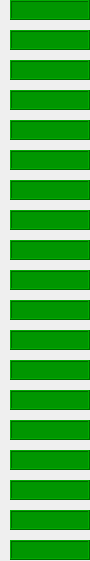
   <widget class="QWidget" name="widget_3" native="true">
    <property name="geometry">
     <rect>
      <x>170</x>
      <y>10</y>
      <width>90</width>
      <height>561</height>
     </rect>
    </property>
    <property name="styleSheet">
     <string notr="true">color: rgb(0, 0, 0);</string>
    </property>
    <widget class="CALabel" name="caLabel_20">
     <property name="geometry">
      <rect>
       <x>10</x>
       <y>0</y>
       <width>80</width>
       <height>20</height>
      </rect>
     </property>
     <property name="font">
      <font>
       <family>Abyssinica SIL</family>
       <pointsize>9</pointsize>
       <weight>50</weight>
       <italic>false</italic>
       <bold>false</bold>
       <underline>false</underline>
      </font>
     </property>
     <property name="styleSheet">
      <string notr="true">QWidget { background-color: #009600; }</string>
     </property>
     <property name="frameShape">
      <enum>QFrame::Box</enum>
     </property>
     <property name="frameShadow">
      <enum>QFrame::Raised</enum>
     </property>
     <property name="alignment">
      <set>Qt::AlignRight|Qt::AlignTrailing|Qt::AlignVCenter</set>
     </property>
     <property name="indent">
      <number>10</number>
     </property>
     <property name="pvname">
      <string>QDS:TFB_RTB_000A:N20:AI03:V_CAL</string>
     </property>
     <property name="dmode" stdset="0">
      <enum>CALabel::Double</enum>
     </property>
     <property name="cmode" stdset="0">
      <enum>CALabel::Alarm</enum>
     </property>
    </widget>
    <widget class="CALabel" name="caLabel_21">
     <property name="geometry">
      <rect>
       <x>10</x>
       <y>30</y>
       <width>80</width>
       <height>20</height>
      </rect>
     </property>
     <property name="font">
      <font>
       <family>Abyssinica SIL</family>
       <pointsize>9</pointsize>
       <weight>50</weight>
       <italic>false</italic>
       <bold>false</bold>
       <underline>false</underline>
      </font>
     </property>
     <property name="styleSheet">
      <string notr="true">QWidget { background-color: #009600; }</string>
     </property>
     <property name="frameShape">
      <enum>QFrame::Box</enum>
     </property>
     <property name="frameShadow">
      <enum>QFrame::Raised</enum>
     </property>
     <property name="alignment">
      <set>Qt::AlignRight|Qt::AlignTrailing|Qt::AlignVCenter</set>
     </property>
     <property name="indent">
      <number>10</number>
     </property>
     <property name="pvname">
      <string>QDS:TFB_BUS_000B:N21:AI03:V_CAL</string>
     </property>
     <property name="dmode" stdset="0">
      <enum>CALabel::Double</enum>
     </property>
     <property name="cmode" stdset="0">
      <enum>CALabel::Alarm</enum>
     </property>
    </widget>
    <widget class="CALabel" name="caLabel_22">
     <property name="geometry">
      <rect>
       <x>10</x>
       <y>90</y>
       <width>80</width>
       <height>20</height>
      </rect>
     </property>
     <property name="font">
      <font>
       <family>Abyssinica SIL</family>
       <pointsize>9</pointsize>
       <weight>50</weight>
       <italic>false</italic>
       <bold>false</bold>
       <underline>false</underline>
      </font>
     </property>
     <property name="styleSheet">
      <string notr="true">QWidget { background-color: #009600; }</string>
     </property>
     <property name="frameShape">
      <enum>QFrame::Box</enum>
     </property>
     <property name="frameShadow">
      <enum>QFrame::Raised</enum>
     </property>
     <property name="alignment">
      <set>Qt::AlignRight|Qt::AlignTrailing|Qt::AlignVCenter</set>
     </property>
     <property name="indent">
      <number>10</number>
     </property>
     <property name="pvname">
      <string>QDS:TFC_0102_00A:N23:AI03:V_MID</string>
     </property>
     <property name="dmode" stdset="0">
      <enum>CALabel::Double</enum>
     </property>
     <property name="cmode" stdset="0">
      <enum>CALabel::Alarm</enum>
     </property>
    </widget>
    <widget class="CALabel" name="caLabel_23">
     <property name="geometry">
      <rect>
       <x>10</x>
       <y>60</y>
       <width>80</width>
       <height>20</height>
      </rect>
     </property>
     <property name="font">
      <font>
       <family>Abyssinica SIL</family>
       <pointsize>9</pointsize>
       <weight>50</weight>
       <italic>false</italic>
       <bold>false</bold>
       <underline>false</underline>
      </font>
     </property>
     <property name="styleSheet">
      <string notr="true">QWidget { background-color: #009600; }</string>
     </property>
     <property name="frameShape">
      <enum>QFrame::Box</enum>
     </property>
     <property name="frameShadow">
      <enum>QFrame::Raised</enum>
     </property>
     <property name="alignment">
      <set>Qt::AlignRight|Qt::AlignTrailing|Qt::AlignVCenter</set>
     </property>
     <property name="indent">
      <number>10</number>
     </property>
     <property name="pvname">
      <string>QDS:TFB_RTB_000B:N22:AI03:V_CAL</string>
     </property>
     <property name="dmode" stdset="0">
      <enum>CALabel::Double</enum>
     </property>
     <property name="cmode" stdset="0">
      <enum>CALabel::Alarm</enum>
     </property>
    </widget>
    <widget class="CALabel" name="caLabel_24">
     <property name="geometry">
      <rect>
       <x>10</x>
       <y>150</y>
       <width>80</width>
       <height>20</height>
      </rect>
     </property>
     <property name="font">
      <font>
       <family>Abyssinica SIL</family>
       <pointsize>9</pointsize>
       <weight>50</weight>
       <italic>false</italic>
       <bold>false</bold>
       <underline>false</underline>
      </font>
     </property>
     <property name="styleSheet">
      <string notr="true">QWidget { background-color: #009600; }</string>
     </property>
     <property name="frameShape">
      <enum>QFrame::Box</enum>
     </property>
     <property name="frameShadow">
      <enum>QFrame::Raised</enum>
     </property>
     <property name="alignment">
      <set>Qt::AlignRight|Qt::AlignTrailing|Qt::AlignVCenter</set>
     </property>
     <property name="indent">
      <number>10</number>
     </property>
     <property name="pvname">
      <string>QDS:TFC_0506_00A:N25:AI03:V_MID</string>
     </property>
     <property name="dmode" stdset="0">
      <enum>CALabel::Double</enum>
     </property>
     <property name="cmode" stdset="0">
      <enum>CALabel::Alarm</enum>
     </property>
    </widget>
    <widget class="CALabel" name="caLabel_25">
     <property name="geometry">
      <rect>
       <x>10</x>
       <y>120</y>
       <width>80</width>
       <height>20</height>
      </rect>
     </property>
     <property name="font">
      <font>
       <family>Abyssinica SIL</family>
       <pointsize>9</pointsize>
       <weight>50</weight>
       <italic>false</italic>
       <bold>false</bold>
       <underline>false</underline>
      </font>
     </property>
     <property name="styleSheet">
      <string notr="true">QWidget { background-color: #009600; }</string>
     </property>
     <property name="frameShape">
      <enum>QFrame::Box</enum>
     </property>
     <property name="frameShadow">
      <enum>QFrame::Raised</enum>
     </property>
     <property name="alignment">
      <set>Qt::AlignRight|Qt::AlignTrailing|Qt::AlignVCenter</set>
     </property>
     <property name="indent">
      <number>10</number>
     </property>
     <property name="pvname">
      <string>QDS:TFC_0304_00A:N24:AI03:V_MID</string>
     </property>
     <property name="dmode" stdset="0">
      <enum>CALabel::Double</enum>
     </property>
     <property name="cmode" stdset="0">
      <enum>CALabel::Alarm</enum>
     </property>
    </widget>
    <widget class="CALabel" name="caLabel_26">
     <property name="geometry">
      <rect>
       <x>10</x>
       <y>210</y>
       <width>80</width>
       <height>20</height>
      </rect>
     </property>
     <property name="font">
      <font>
       <family>Abyssinica SIL</family>
       <pointsize>9</pointsize>
       <weight>50</weight>
       <italic>false</italic>
       <bold>false</bold>
       <underline>false</underline>
      </font>
     </property>
     <property name="styleSheet">
      <string notr="true">QWidget { background-color: #009600; }</string>
     </property>
     <property name="frameShape">
      <enum>QFrame::Box</enum>
     </property>
     <property name="frameShadow">
      <enum>QFrame::Raised</enum>
     </property>
     <property name="alignment">
      <set>Qt::AlignRight|Qt::AlignTrailing|Qt::AlignVCenter</set>
     </property>
     <property name="indent">
      <number>10</number>
     </property>
     <property name="pvname">
      <string>QDS:TFC_0910_00A:N27:AI03:V_MID</string>
     </property>
     <property name="dmode" stdset="0">
      <enum>CALabel::Double</enum>
     </property>
     <property name="cmode" stdset="0">
      <enum>CALabel::Alarm</enum>
     </property>
    </widget>
    <widget class="CALabel" name="caLabel_27">
     <property name="geometry">
      <rect>
       <x>10</x>
       <y>180</y>
       <width>80</width>
       <height>20</height>
      </rect>
     </property>
     <property name="font">
      <font>
       <family>Abyssinica SIL</family>
       <pointsize>9</pointsize>
       <weight>50</weight>
       <italic>false</italic>
       <bold>false</bold>
       <underline>false</underline>
      </font>
     </property>
     <property name="styleSheet">
      <string notr="true">QWidget { background-color: #009600; }</string>
     </property>
     <property name="frameShape">
      <enum>QFrame::Box</enum>
     </property>
     <property name="frameShadow">
      <enum>QFrame::Raised</enum>
     </property>
     <property name="alignment">
      <set>Qt::AlignRight|Qt::AlignTrailing|Qt::AlignVCenter</set>
     </property>
     <property name="indent">
      <number>10</number>
     </property>
     <property name="pvname">
      <string>QDS:TFC_0708_00A:N26:AI03:V_MID</string>
     </property>
     <property name="dmode" stdset="0">
      <enum>CALabel::Double</enum>
     </property>
     <property name="cmode" stdset="0">
      <enum>CALabel::Alarm</enum>
     </property>
    </widget>
    <widget class="CALabel" name="caLabel_28">
     <property name="geometry">
      <rect>
       <x>10</x>
       <y>270</y>
       <width>80</width>
       <height>20</height>
      </rect>
     </property>
     <property name="font">
      <font>
       <family>Abyssinica SIL</family>
       <pointsize>9</pointsize>
       <weight>50</weight>
       <italic>false</italic>
       <bold>false</bold>
       <underline>false</underline>
      </font>
     </property>
     <property name="styleSheet">
      <string notr="true">QWidget { background-color: #009600; }</string>
     </property>
     <property name="frameShape">
      <enum>QFrame::Box</enum>
     </property>
     <property name="frameShadow">
      <enum>QFrame::Raised</enum>
     </property>
     <property name="alignment">
      <set>Qt::AlignRight|Qt::AlignTrailing|Qt::AlignVCenter</set>
     </property>
     <property name="indent">
      <number>10</number>
     </property>
     <property name="pvname">
      <string>QDS:TFC_1314_00A:N29:AI03:V_MID</string>
     </property>
     <property name="dmode" stdset="0">
      <enum>CALabel::Double</enum>
     </property>
     <property name="cmode" stdset="0">
      <enum>CALabel::Alarm</enum>
     </property>
    </widget>
    <widget class="CALabel" name="caLabel_29">
     <property name="geometry">
      <rect>
       <x>10</x>
       <y>240</y>
       <width>80</width>
       <height>20</height>
      </rect>
     </property>
     <property name="font">
      <font>
       <family>Abyssinica SIL</family>
       <pointsize>9</pointsize>
       <weight>50</weight>
       <italic>false</italic>
       <bold>false</bold>
       <underline>false</underline>
      </font>
     </property>
     <property name="styleSheet">
      <string notr="true">QWidget { background-color: #009600; }</string>
     </property>
     <property name="frameShape">
      <enum>QFrame::Box</enum>
     </property>
     <property name="frameShadow">
      <enum>QFrame::Raised</enum>
     </property>
     <property name="alignment">
      <set>Qt::AlignRight|Qt::AlignTrailing|Qt::AlignVCenter</set>
     </property>
     <property name="indent">
      <number>10</number>
     </property>
     <property name="pvname">
      <string>QDS:TFC_1112_00A:N28:AI03:V_MID</string>
     </property>
     <property name="dmode" stdset="0">
      <enum>CALabel::Double</enum>
     </property>
     <property name="cmode" stdset="0">
      <enum>CALabel::Alarm</enum>
     </property>
    </widget>
    <widget class="CALabel" name="caLabel_30">
     <property name="geometry">
      <rect>
       <x>10</x>
       <y>330</y>
       <width>80</width>
       <height>20</height>
      </rect>
     </property>
     <property name="font">
      <font>
       <family>Abyssinica SIL</family>
       <pointsize>9</pointsize>
       <weight>50</weight>
       <italic>false</italic>
       <bold>false</bold>
       <underline>false</underline>
      </font>
     </property>
     <property name="styleSheet">
      <string notr="true">QWidget { background-color: #009600; }</string>
     </property>
     <property name="frameShape">
      <enum>QFrame::Box</enum>
     </property>
     <property name="frameShadow">
      <enum>QFrame::Raised</enum>
     </property>
     <property name="alignment">
      <set>Qt::AlignRight|Qt::AlignTrailing|Qt::AlignVCenter</set>
     </property>
     <property name="indent">
      <number>10</number>
     </property>
     <property name="pvname">
      <string>QDS:TFC_0102_00B:N31:AI03:V_MID</string>
     </property>
     <property name="dmode" stdset="0">
      <enum>CALabel::Double</enum>
     </property>
     <property name="cmode" stdset="0">
      <enum>CALabel::Alarm</enum>
     </property>
    </widget>
    <widget class="CALabel" name="caLabel_31">
     <property name="geometry">
      <rect>
       <x>10</x>
       <y>300</y>
       <width>80</width>
       <height>20</height>
      </rect>
     </property>
     <property name="font">
      <font>
       <family>Abyssinica SIL</family>
       <pointsize>9</pointsize>
       <weight>50</weight>
       <italic>false</italic>
       <bold>false</bold>
       <underline>false</underline>
      </font>
     </property>
     <property name="styleSheet">
      <string notr="true">QWidget { background-color: #009600; }</string>
     </property>
     <property name="frameShape">
      <enum>QFrame::Box</enum>
     </property>
     <property name="frameShadow">
      <enum>QFrame::Raised</enum>
     </property>
     <property name="alignment">
      <set>Qt::AlignRight|Qt::AlignTrailing|Qt::AlignVCenter</set>
     </property>
     <property name="indent">
      <number>10</number>
     </property>
     <property name="pvname">
      <string>QDS:TFC_1516_00A:N30:AI03:V_MID</string>
     </property>
     <property name="dmode" stdset="0">
      <enum>CALabel::Double</enum>
     </property>
     <property name="cmode" stdset="0">
      <enum>CALabel::Alarm</enum>
     </property>
    </widget>
    <widget class="CALabel" name="caLabel_32">
     <property name="geometry">
      <rect>
       <x>10</x>
       <y>390</y>
       <width>80</width>
       <height>20</height>
      </rect>
     </property>
     <property name="font">
      <font>
       <family>Abyssinica SIL</family>
       <pointsize>9</pointsize>
       <weight>50</weight>
       <italic>false</italic>
       <bold>false</bold>
       <underline>false</underline>
      </font>
     </property>
     <property name="styleSheet">
      <string notr="true">QWidget { background-color: #009600; }</string>
     </property>
     <property name="frameShape">
      <enum>QFrame::Box</enum>
     </property>
     <property name="frameShadow">
      <enum>QFrame::Raised</enum>
     </property>
     <property name="alignment">
      <set>Qt::AlignRight|Qt::AlignTrailing|Qt::AlignVCenter</set>
     </property>
     <property name="indent">
      <number>10</number>
     </property>
     <property name="pvname">
      <string>QDS:TFC_0506_00B:N33:AI03:V_MID</string>
     </property>
     <property name="dmode" stdset="0">
      <enum>CALabel::Double</enum>
     </property>
     <property name="cmode" stdset="0">
      <enum>CALabel::Alarm</enum>
     </property>
    </widget>
    <widget class="CALabel" name="caLabel_33">
     <property name="geometry">
      <rect>
       <x>10</x>
       <y>360</y>
       <width>80</width>
       <height>20</height>
      </rect>
     </property>
     <property name="font">
      <font>
       <family>Abyssinica SIL</family>
       <pointsize>9</pointsize>
       <weight>50</weight>
       <italic>false</italic>
       <bold>false</bold>
       <underline>false</underline>
      </font>
     </property>
     <property name="styleSheet">
      <string notr="true">QWidget { background-color: #009600; }</string>
     </property>
     <property name="frameShape">
      <enum>QFrame::Box</enum>
     </property>
     <property name="frameShadow">
      <enum>QFrame::Raised</enum>
     </property>
     <property name="alignment">
      <set>Qt::AlignRight|Qt::AlignTrailing|Qt::AlignVCenter</set>
     </property>
     <property name="indent">
      <number>10</number>
     </property>
     <property name="pvname">
      <string>QDS:TFC_0304_00B:N32:AI03:V_MID</string>
     </property>
     <property name="dmode" stdset="0">
      <enum>CALabel::Double</enum>
     </property>
     <property name="cmode" stdset="0">
      <enum>CALabel::Alarm</enum>
     </property>
    </widget>
    <widget class="CALabel" name="caLabel_34">
     <property name="geometry">
      <rect>
       <x>10</x>
       <y>450</y>
       <width>80</width>
       <height>20</height>
      </rect>
     </property>
     <property name="font">
      <font>
       <family>Abyssinica SIL</family>
       <pointsize>9</pointsize>
       <weight>50</weight>
       <italic>false</italic>
       <bold>false</bold>
       <underline>false</underline>
      </font>
     </property>
     <property name="styleSheet">
      <string notr="true">QWidget { background-color: #009600; }</string>
     </property>
     <property name="frameShape">
      <enum>QFrame::Box</enum>
     </property>
     <property name="frameShadow">
      <enum>QFrame::Raised</enum>
     </property>
     <property name="alignment">
      <set>Qt::AlignRight|Qt::AlignTrailing|Qt::AlignVCenter</set>
     </property>
     <property name="indent">
      <number>10</number>
     </property>
     <property name="pvname">
      <string>QDS:TFC_0910_00B:N35:AI03:V_MID</string>
     </property>
     <property name="dmode" stdset="0">
      <enum>CALabel::Double</enum>
     </property>
     <property name="cmode" stdset="0">
      <enum>CALabel::Alarm</enum>
     </property>
    </widget>
    <widget class="CALabel" name="caLabel_35">
     <property name="geometry">
      <rect>
       <x>10</x>
       <y>420</y>
       <width>80</width>
       <height>20</height>
      </rect>
     </property>
     <property name="font">
      <font>
       <family>Abyssinica SIL</family>
       <pointsize>9</pointsize>
       <weight>50</weight>
       <italic>false</italic>
       <bold>false</bold>
       <underline>false</underline>
      </font>
     </property>
     <property name="styleSheet">
      <string notr="true">QWidget { background-color: #009600; }</string>
     </property>
     <property name="frameShape">
      <enum>QFrame::Box</enum>
     </property>
     <property name="frameShadow">
      <enum>QFrame::Raised</enum>
     </property>
     <property name="alignment">
      <set>Qt::AlignRight|Qt::AlignTrailing|Qt::AlignVCenter</set>
     </property>
     <property name="indent">
      <number>10</number>
     </property>
     <property name="pvname">
      <string>QDS:TFC_0708_00B:N34:AI03:V_MID</string>
     </property>
     <property name="dmode" stdset="0">
      <enum>CALabel::Double</enum>
     </property>
     <property name="cmode" stdset="0">
      <enum>CALabel::Alarm</enum>
     </property>
    </widget>
    <widget class="CALabel" name="caLabel_36">
     <property name="geometry">
      <rect>
       <x>10</x>
       <y>510</y>
       <width>80</width>
       <height>20</height>
      </rect>
     </property>
     <property name="font">
      <font>
       <family>Abyssinica SIL</family>
       <pointsize>9</pointsize>
       <weight>50</weight>
       <italic>false</italic>
       <bold>false</bold>
       <underline>false</underline>
      </font>
     </property>
     <property name="styleSheet">
      <string notr="true">QWidget { background-color: #009600; }</string>
     </property>
     <property name="frameShape">
      <enum>QFrame::Box</enum>
     </property>
     <property name="frameShadow">
      <enum>QFrame::Raised</enum>
     </property>
     <property name="alignment">
      <set>Qt::AlignRight|Qt::AlignTrailing|Qt::AlignVCenter</set>
     </property>
     <property name="indent">
      <number>10</number>
     </property>
     <property name="pvname">
      <string>QDS:TFC_1314_00B:N37:AI03:V_MID</string>
     </property>
     <property name="dmode" stdset="0">
      <enum>CALabel::Double</enum>
     </property>
     <property name="cmode" stdset="0">
      <enum>CALabel::Alarm</enum>
     </property>
    </widget>
    <widget class="CALabel" name="caLabel_37">
     <property name="geometry">
      <rect>
       <x>10</x>
       <y>480</y>
       <width>80</width>
       <height>20</height>
      </rect>
     </property>
     <property name="font">
      <font>
       <family>Abyssinica SIL</family>
       <pointsize>9</pointsize>
       <weight>50</weight>
       <italic>false</italic>
       <bold>false</bold>
       <underline>false</underline>
      </font>
     </property>
     <property name="styleSheet">
      <string notr="true">QWidget { background-color: #009600; }</string>
     </property>
     <property name="frameShape">
      <enum>QFrame::Box</enum>
     </property>
     <property name="frameShadow">
      <enum>QFrame::Raised</enum>
     </property>
     <property name="alignment">
      <set>Qt::AlignRight|Qt::AlignTrailing|Qt::AlignVCenter</set>
     </property>
     <property name="indent">
      <number>10</number>
     </property>
     <property name="pvname">
      <string>QDS:TFC_1112_00B:N36:AI03:V_MID</string>
     </property>
     <property name="dmode" stdset="0">
      <enum>CALabel::Double</enum>
     </property>
     <property name="cmode" stdset="0">
      <enum>CALabel::Alarm</enum>
     </property>
    </widget>
    <widget class="CALabel" name="caLabel_38">
     <property name="geometry">
      <rect>
       <x>10</x>
       <y>540</y>
       <width>80</width>
       <height>20</height>
      </rect>
     </property>
     <property name="font">
      <font>
       <family>Abyssinica SIL</family>
       <pointsize>9</pointsize>
       <weight>50</weight>
       <italic>false</italic>
       <bold>false</bold>
       <underline>false</underline>
      </font>
     </property>
     <property name="styleSheet">
      <string notr="true">QWidget { background-color: #009600; }</string>
     </property>
     <property name="frameShape">
      <enum>QFrame::Box</enum>
     </property>
     <property name="frameShadow">
      <enum>QFrame::Raised</enum>
     </property>
     <property name="alignment">
      <set>Qt::AlignRight|Qt::AlignTrailing|Qt::AlignVCenter</set>
     </property>
     <property name="indent">
      <number>10</number>
     </property>
     <property name="pvname">
      <string>QDS:TFC_1516_00B:N38:AI03:V_MID</string>
     </property>
     <property name="dmode" stdset="0">
      <enum>CALabel::Double</enum>
     </property>
     <property name="cmode" stdset="0">
      <enum>CALabel::Alarm</enum>
     </property>
    </widget>
   </widget>
